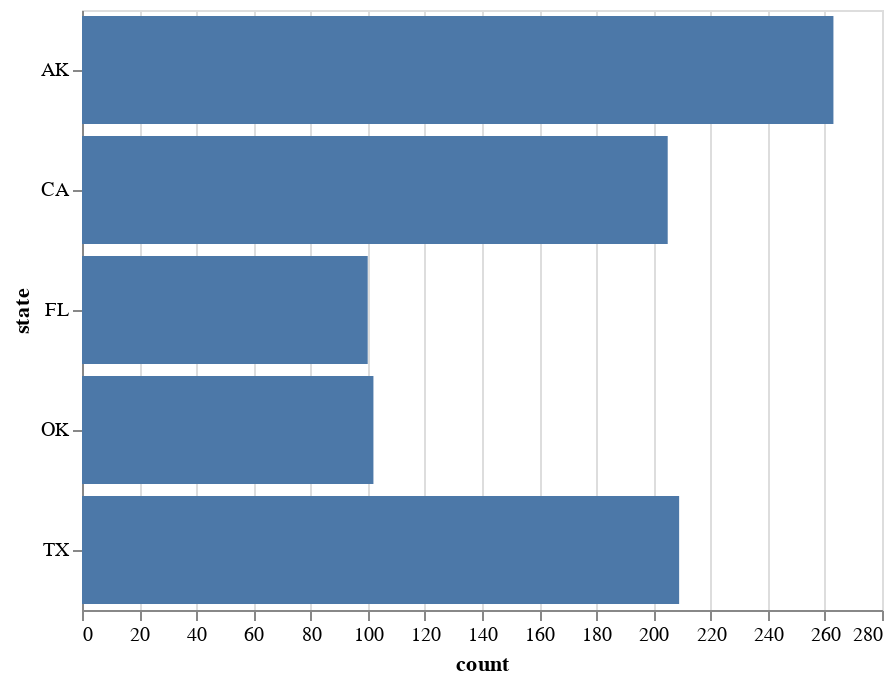

Notebook source saved alongside this figure:
### Markdown cell above
## 4) Utilizando o dataset airports (var = data.airports()):
    -> Faça um rank bar dos 5 primeiros estados dos EUA com maior número de aeroportos

### Code cell
# resposta 4
import altair as alt
from vega_datasets import data
airports = data.airports()[data.airports()['country'] == 'USA'].groupby(['state']).size().reset_index(name='count').sort_values(by=['count'], ascending=False).head(5)
alt.Chart(airports).mark_bar().encode(y='state', x='count')

### Figure 1 — Vega-Lite specification as saved in the notebook (floating-point values rounded to 4 significant figures)
{"$schema": "https://vega.github.io/schema/vega-lite/v3.4.0.json", "config": {"mark": {"tooltip": null}, "view": {"height": 300, "width": 400}}, "data": {"name": "data-5860fd5b2d6a17a6d179f4b35b426d8f"}, "datasets": {"data-5860fd5b2d6a17a6d179f4b35b426d8f": [{"count": 263, "state": "AK"}, {"count": 209, "state": "TX"}, {"count": 205, "state": "CA"}, {"count": 102, "state": "OK"}, {"count": 100, "state": "FL"}]}, "encoding": {"x": {"field": "count", "type": "quantitative"}, "y": {"field": "state", "type": "nominal"}}, "mark": "bar"}
